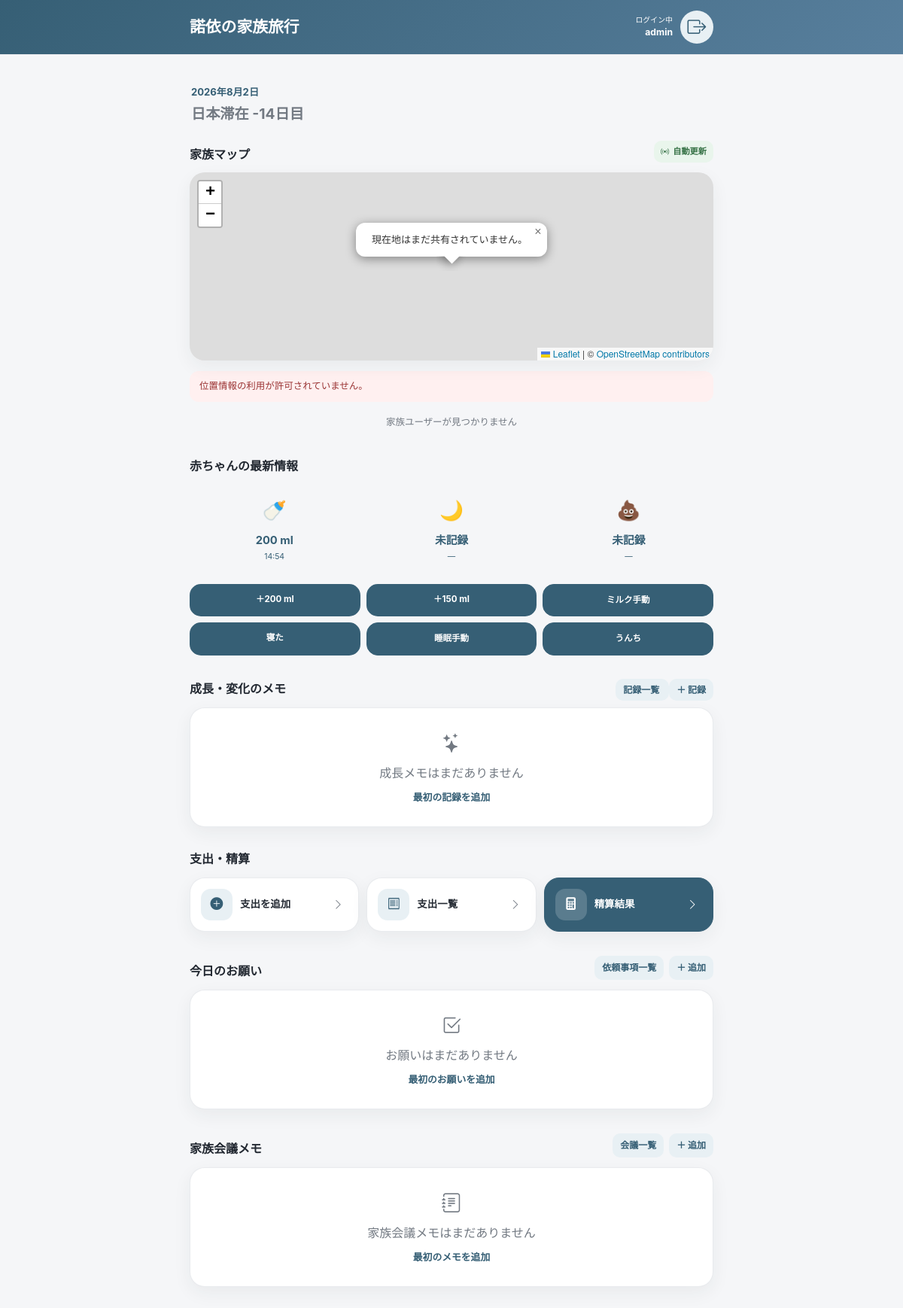
The app's page /travel/ (signed in), older data.
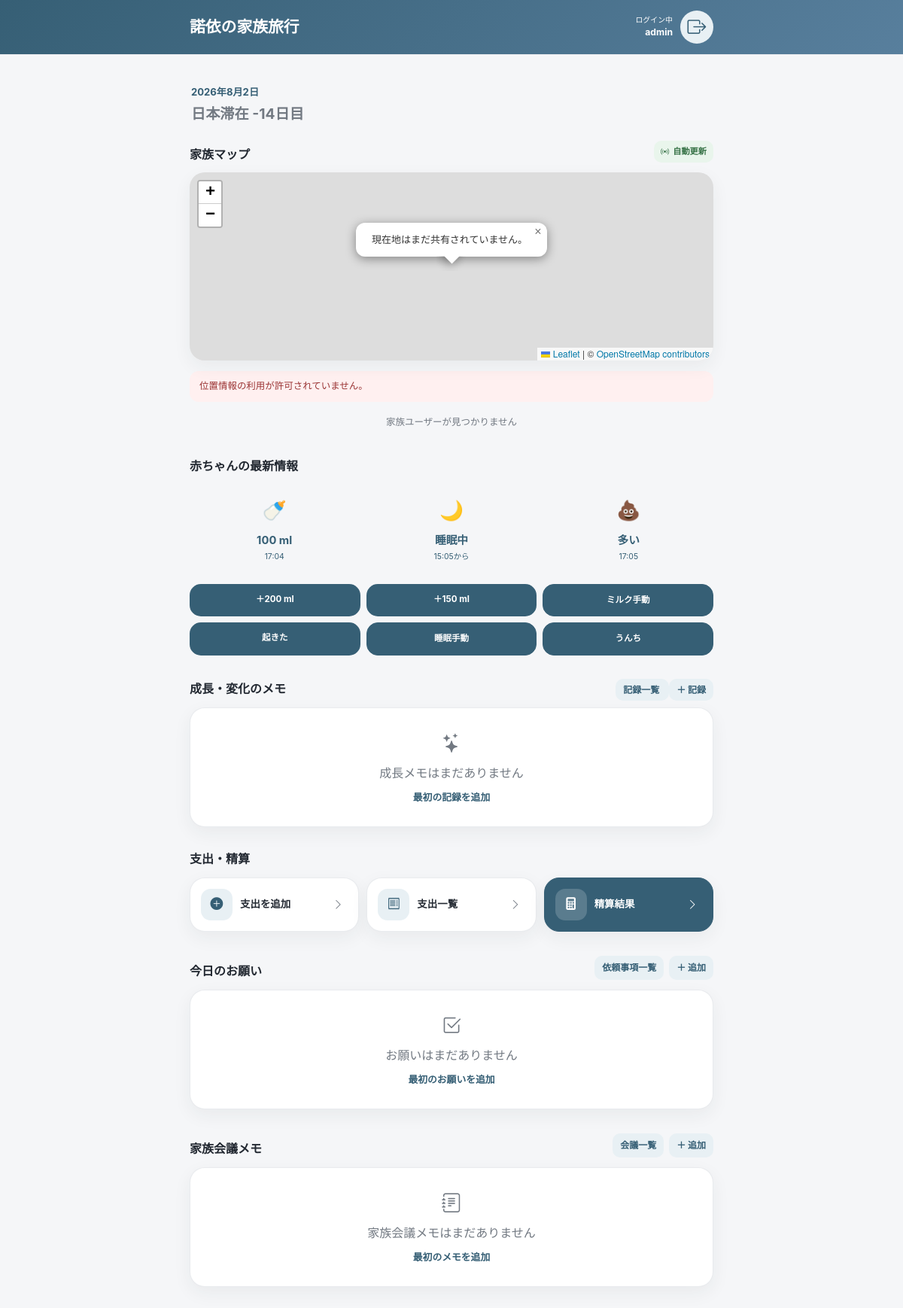
The same page, newer data.
### travel/models.py (models this page shows, shortened)
class MilkLog(models.Model):
    fed_at = models.DateTimeField(
        "授乳時刻",
    )
    amount_ml = models.PositiveIntegerField(
        "ミルク量（ml）",
    )
    created_by = models.ForeignKey(
        settings.AUTH_USER_MODEL,
        verbose_name="記録者",
        on_delete=models.SET_NULL,
        blank=True,
        null=True,
        related_name="created_milk_logs",
    )
    created_at = models.DateTimeField(
        "作成日時",
        auto_now_add=True,
    )
    class Meta:
        verbose_name = "ミルク記録"
        verbose_name_plural = "ミルク記録"
        ordering = ["-fed_at"]

class SleepLog(models.Model):
    started_at = models.DateTimeField(
        "寝入り時刻",
    )
    ended_at = models.DateTimeField(
        "起床時刻",
        blank=True,
        null=True,
    )
    created_by = models.ForeignKey(
        settings.AUTH_USER_MODEL,
        verbose_name="記録者",
        on_delete=models.SET_NULL,
        blank=True,
        null=True,
        related_name="created_sleep_logs",
    )
    created_at = models.DateTimeField(
        "作成日時",
        auto_now_add=True,
    )
    class Meta:
        verbose_name = "睡眠記録"
        verbose_name_plural = "睡眠記録"
        ordering = ["-started_at"]

class PoopLog(models.Model):
    class Amount(models.TextChoices):
        LARGE = "large", "多い"
        NORMAL = "normal", "ふつう"
        SMALL = "small", "少ない"
    happened_at = models.DateTimeField(
        "うんちの時刻",
    )
    amount = models.CharField(
        "うんちの量",
        max_length=10,
        choices=Amount.choices,
        default=Amount.NORMAL,
    )
    note = models.TextField(
        "メモ",
        blank=True,
    )
    created_by = models.ForeignKey(
        settings.AUTH_USER_MODEL,
        verbose_name="記録者",
        on_delete=models.SET_NULL,
        blank=True,
        null=True,
        related_name="created_poop_logs",
    )
    created_at = models.DateTimeField(
        "作成日時",
        auto_now_add=True,
    )
    class Meta:
        verbose_name = "うんち記録"
        verbose_name_plural = "うんち記録"
        ordering = ["-happened_at"]

### travel/views.py (the view, shortened to what this page needs)
@login_required
def home(request):
    today = timezone.localdate()
    arrival_date = timezone.datetime(
        2026,
        8,
        16,
    ).date()
    stay_day = (
        today - arrival_date
    ).days
    upcoming_schedules = Schedule.objects.filter(
        start_at__gte=timezone.now(),
    ).select_related(
        "created_by",
    ).order_by(
        "start_at",
    )[:2]
    tasks = Task.objects.all().order_by(
        "is_completed",
        "due_at",
        "-created_at",
    )[:5]
    latest_milk = MilkLog.objects.first()
    latest_sleep = SleepLog.objects.filter(
        ended_at__isnull=False,
    ).order_by(
        "-started_at",
    ).first()
    active_sleep = SleepLog.objects.filter(
        ended_at__isnull=True,
    ).order_by(
        "-started_at",
    ).first()
    latest_poop = PoopLog.objects.first()
    User = get_user_model()
    family_users = User.objects.filter(
        is_active=True,
        is_superuser=False,
    ).select_related(
        "profile",
    ).order_by(
        "username",
    )
    family_cards = []
    map_locations = []
    important_notice = ImportantNotice.objects.filter(
        is_active=True,
    ).first()
    latest_meeting_note = MeetingNote.objects.select_related(
        "created_by",
    ).first()
    latest_growth_notes = BabyGrowthNote.objects.select_related(
        "created_by",
    ).all()[:5]
    context = {
        "today": today,
        "stay_day": stay_day,
        "upcoming_schedules": upcoming_schedules,
        "latest_growth_notes": latest_growth_notes,
        "tasks": tasks,
        "latest_milk": latest_milk,
        "latest_sleep": latest_sleep,
        "active_sleep": active_sleep,
        "latest_poop": latest_poop,
        "family_cards": family_cards,
        "map_locations": map_locations,
        "important_notice": important_notice,
        "latest_meeting_note": latest_meeting_note,
    }
    return render(
        request,
        "travel/home.html",
        context,
    )

### travel/templates/travel/home.html (shortened to what the changed rows need)
{% extends "travel/base.html" %}
{% load static %}
{% block content %}
<section class="dashboard-section">
    <div class="baby-summary-grid">
        <article class="app-card baby-summary-card">
            <div class="summary-icon">
                <div class="summary-icon">
                </div>
            </div>
            {% if latest_milk %}
                <strong>{{ latest_milk.amount_ml }} ml</strong>
                <span>{{ latest_milk.fed_at|date:"H:i" }}</span>
            {% else %}
                <strong>未記録</strong>
                <span>—</span>
            {% endif %}
        </article>
        <article class="app-card baby-summary-card">
            <div class="summary-icon">
                <div class="summary-icon">
                </div>
            </div>
            {% if active_sleep %}
                <strong>睡眠中</strong>
                <span>
                    {{ active_sleep.started_at|date:"H:i" }}から
                </span>
            {% else %}
                <strong>未記録</strong>
                <span>—</span>
            {% endif %}
        </article>
        <article class="app-card baby-summary-card">
            <div class="summary-icon">
                <div class="summary-icon">
                </div>
            </div>
            {% if latest_poop %}
                <strong>{{ latest_poop.get_amount_display }}</strong>
                <span>{{ latest_poop.happened_at|date:"H:i" }}</span>
            {% else %}
                <strong>未記録</strong>
                <span>—</span>
            {% endif %}
        </article>
    </div>
    <div class="quick-actions">
    {% if active_sleep %}
        <form
            method="post"
            action="{% url 'travel:sleep_end' %}"
            class="quick-log-form"
        >
            <button
                type="submit"
                class="quick-action-button sleep-end-button"
            >
                起きた
            </button>
        </form>
    {% else %}
        <form
            method="post"
            action="{% url 'travel:sleep_start' %}"
            class="quick-log-form"
        >
            <button
                type="submit"
                class="quick-action-button sleep-start-button"
            >
                寝た
            </button>
        </form>
    {% endif %}
    </div>
</section>
{% endblock %}

Row changes from the older to the newer data that the page shows:
no longer on this page (row unchanged): MilkLog: amount_ml "200", fed_at "14:54"
added MilkLog: amount_ml "100", fed_at "17:04"
added SleepLog: started_at "15:05"
added PoopLog: amount "多い", happened_at "17:05"
Text that changed along with them:
text no longer shown: "未記録 — 未記録 — 寝た"
text now shown: "睡眠中 から 起きた"
